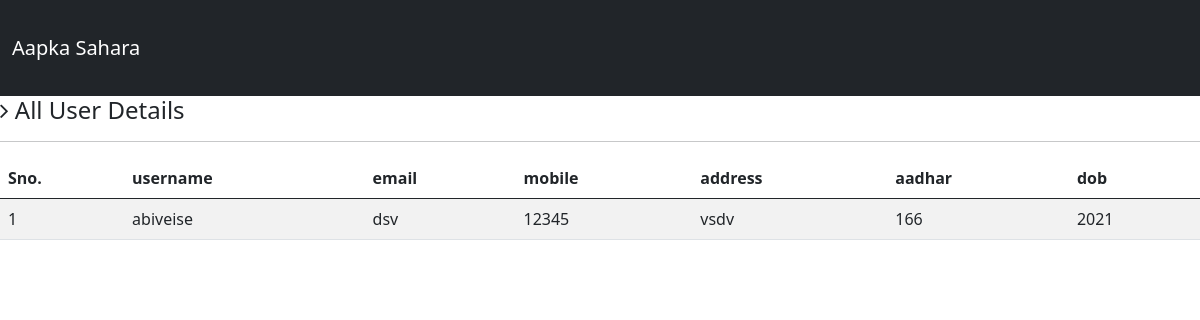
The page /admeme.php on the database its author committed.
### tables this page shows
CREATE TABLE `volunteer` (
  `username` varchar(20) NOT NULL,
  `email` varchar(40) NOT NULL,
  `password` varchar(20) NOT NULL,
  `mobile` bigint(10) NOT NULL,
  `address` varchar(40) NOT NULL,
  `aadhar` bigint(12) NOT NULL,
  `dob` int(11) NOT NULL
);

### admeme.php (the view, shortened to what this page needs)
<?php
include("db.php");
?>
<!DOCTYPE html>
<html lang="en">
<head>
   <link href="https://cdn.jsdelivr.net/npm/bootstrap@5.0.0-beta3/dist/css/bootstrap.min.css" rel="stylesheet">
   <link rel="stylesheet" href="https://stackpath.bootstrapcdn.com/font-awesome/4.7.0/css/font-awesome.min.css">
   <link rel="stylesheet" href="../style_dashboard.css">
</head>
<body class="body">
   <nav class="navbar navbar-expand-lg navbar-dark bg-dark">
      <div class="container-fluid">
         <a class="navbar-brand " href="#">Aapka Sahara</a>
      </div>
   </nav>
   <section>
          <section class="wrapper">
                  <div class="col-md-12">
                      <div class="content-panel">
                          <table class="table table-striped table-advance table-hover">
	                  	  	  <h4><i class="fa fa-angle-right"></i> All User Details </h4>
	                  	  	  <hr>
                              <thead>
                              <tr>
                                  <th>Sno.</th>
                                  <th>username</th>
                                  <th>email</th>
                                  <th>mobile</th>
                                  <th>address</th>
                                  <th>aadhar</th>
                                  <th>dob</th>
                              </tr>
                              </thead>
                              <tbody>
                              <?php $ret=mysqli_query($con,"select * from volunteer");
							  $cnt=1;
							  while($row=mysqli_fetch_array($ret))
							  {?>
                            <tr>
                            <td><?php echo $cnt;?></td>
                            <td><?php echo $row['username'];?></td>
                            <td><?php echo $row['email'];?></td>
                            <td><?php echo $row['mobile'];?></td>
                            <td><?php echo $row['address'];?></td>
                            <td><?php echo $row['aadhar'];?></td>
                            <td><?php echo $row['dob'];?></td>
                            </tr>
                              <?php $cnt=$cnt+1; }?>
                              </tbody>
                          </table>
                      </div>
                  </div>
		</section>
</body>
</html>

### style_dashboard.css (style rules this page uses)
* { margin: 0; padding: 0; box-sizing: border-box; }
.container-fluid { height: 5rem; }
body { min-height: 100vh; }

### admeme.php (style rules this page uses)
body { background-color: white; }

### rows shown on the page
volunteer: username "abiveise", email "dsv", mobile "12345", address "vsdv", aadhar "166", dob "2021"
